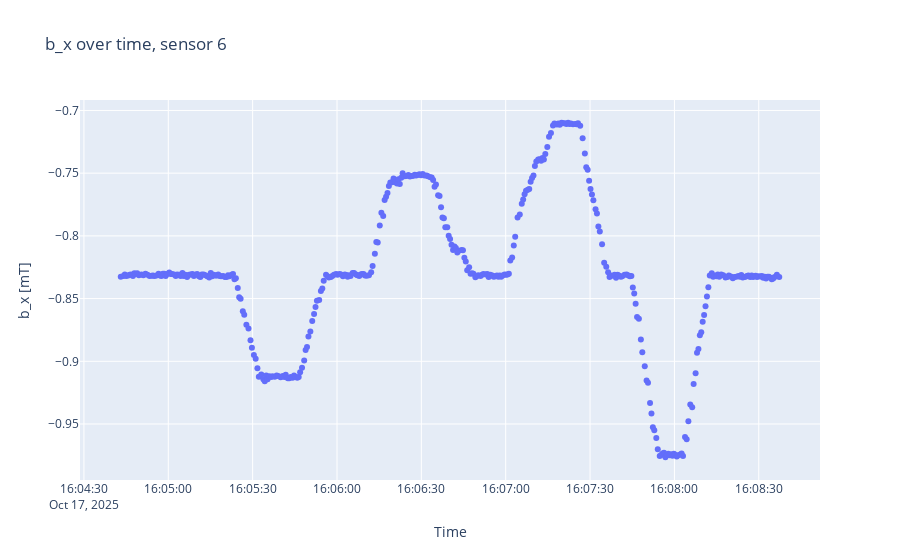
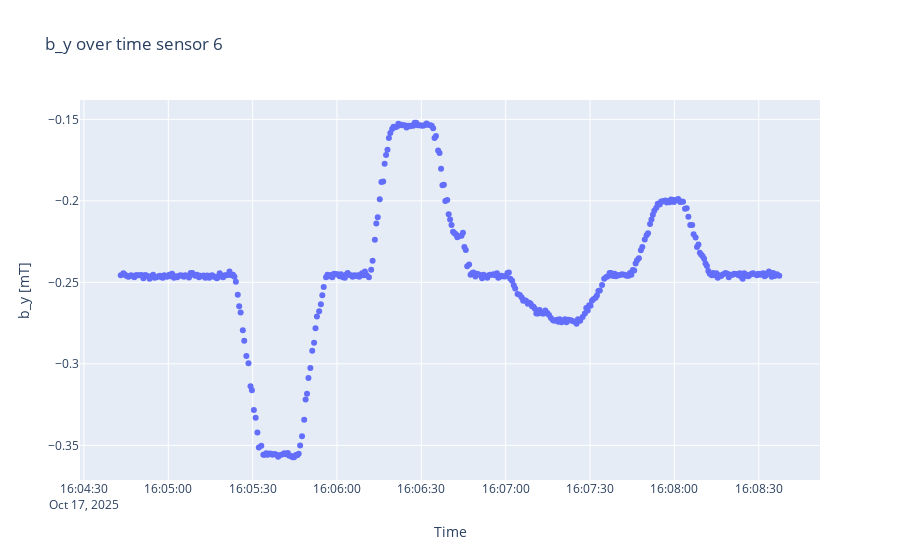
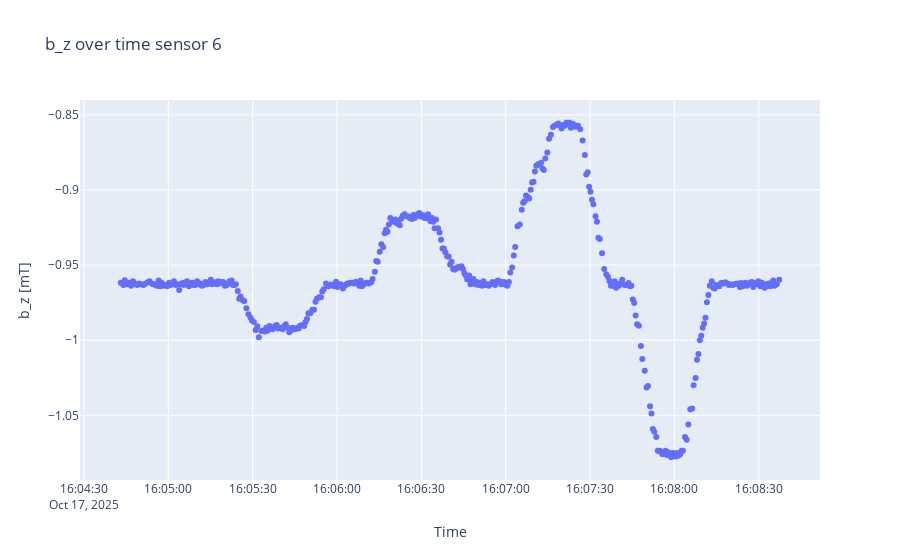

The code cell stored with these charts, in order, in its notebook:
### Code cell
sensorplots(B2, timestamps2, 6)

### Figure 1 — Plotly figure (JSON) as saved in the notebook; plotly's stock layout.template omitted (floating-point values rounded to 4 significant figures; data arrays with more than 128 entries replaced by an {"elided": "..."} marker saying what was removed)
{"data": [{"mode": "markers", "type": "scatter", "x": {"elided": "400 str values"}, "y": {"elided": "400 float values"}}], "layout": {"title": {"text": "b_x over time, sensor 6"}, "xaxis": {"title": {"text": "Time"}}, "yaxis": {"scaleanchor": "y", "title": {"text": "b_x [mT]"}}}}

### Figure 2 — Plotly figure (JSON) as saved in the notebook; plotly's stock layout.template omitted (floating-point values rounded to 4 significant figures; data arrays with more than 128 entries replaced by an {"elided": "..."} marker saying what was removed)
{"data": [{"mode": "markers", "type": "scatter", "x": {"elided": "400 str values"}, "y": {"elided": "400 float values"}}], "layout": {"title": {"text": "b_y over time sensor 6"}, "xaxis": {"title": {"text": "Time"}}, "yaxis": {"scaleanchor": "y", "title": {"text": "b_y [mT]"}}}}

### Figure 3 — Plotly figure (JSON) as saved in the notebook; plotly's stock layout.template omitted (floating-point values rounded to 4 significant figures; data arrays with more than 128 entries replaced by an {"elided": "..."} marker saying what was removed)
{"data": [{"mode": "markers", "type": "scatter", "x": {"elided": "400 str values"}, "y": {"elided": "400 float values"}}], "layout": {"title": {"text": "b_z over time sensor 6"}, "xaxis": {"title": {"text": "Time"}}, "yaxis": {"scaleanchor": "y", "title": {"text": "b_z [mT]"}}}}
